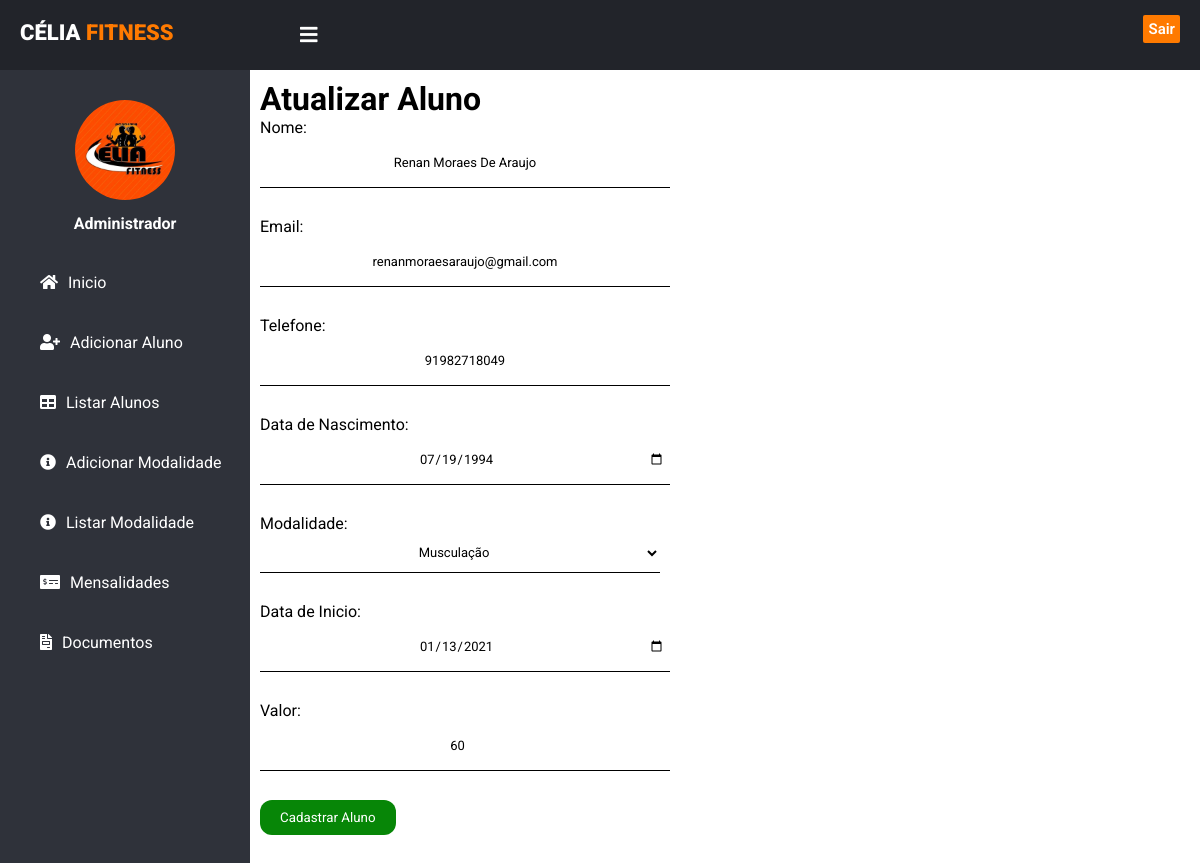
Before: /editar.php?id=1 with the older database file.
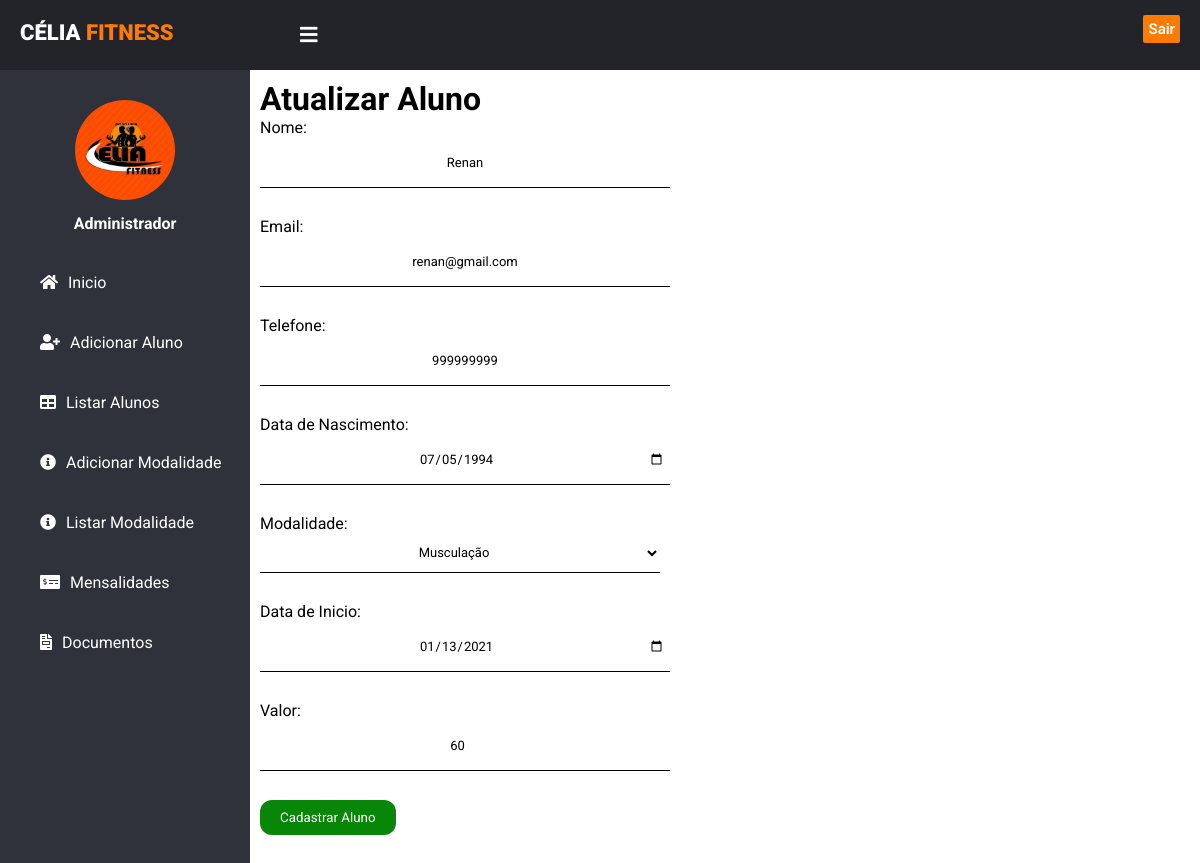
After: the same page with the newer database file.
### tables this page shows
CREATE TABLE `alunos` (
  `id` int(11) NOT NULL,
  `nome` varchar(100) NOT NULL,
  `email` varchar(100) NOT NULL,
  `telefone` varchar(50) NOT NULL,
  `datanascimento` date NOT NULL,
  `modalidade` int(30) NOT NULL,
  `datainicio` date NOT NULL,
  `mensalidade` varchar(50) NOT NULL DEFAULT ''
);

### dao/AlunoDaoMysql.php (called while the page is built, shortened)
<?php
require_once 'models/Aluno.php';
class AlunoDaoMysql implements AlunoDAO{
    private $pdo;
    public function __construct(PDO $driver){
        $this->pdo = $driver;
    }
    public function findById($id){
        $sql = $this->pdo->prepare("SELECT * FROM alunos WHERE id = :id");
        $sql->bindValue(':id', $id);
        $sql->execute();
        if ($sql->rowCount() > 0) {
            $data = $sql->fetch();
            $a = new Aluno();
            $a->setId($data['id']);
            $a->setNome($data['nome']);
            $a->setEmail($data['email']);
            $a->setTelefone($data['telefone']);
            $a->setDatanascimento($data['datanascimento']);
            $a->setModalidade($data['modalidade']);
            $a->setDatainicio($data['datainicio']);
            $a->setMensalidade($data['mensalidade']);
            return $a;
        }else{
            return false;
        }
    }
}

### models/Aluno.php (called while the page is built, shortened)
<?php
class Aluno{
    private $nome;
    private $email;
    private $telefone;
    private $datanascimento;
    private $modalidade;
    private $datainicio;
    private $mensalidade;
    public function getNome(){
        return $this->nome;
    }
    public function setNome($n){
        $this->nome = ucwords(trim($n));
    }
    public function getEmail(){
        return $this->email;
    }
    public function setEmail($e){
        $this->email = strtolower(trim($e));
    }
    public function getTelefone(){
        return $this->telefone;
    }
    public function setTelefone($t){
        $this->telefone = trim($t);
    }
    public function getDatanascimento(){
        return $this->datanascimento;
    }
    public function setDatanascimento($d){
        $this->datanascimento =trim($d);
    }
    public function getModalidade(){
        return $this->modalidade;
    }
    public function setModalidade($m){
        $this->modalidade = trim($m);
    }
    public function getDatainicio(){
        return $this->datainicio;
    }
    public function setDatainicio($di){
        $this->datainicio = trim($di);
    }
    public function getMensalidade(){
        return $this->mensalidade;
    }
    public function setMensalidade($mm){
        $this->mensalidade = trim($mm);
    }
}

### editar.php (the view, shortened to what this page needs)
<?php
require 'conexao.php';
require 'dao/AlunoDaoMysql.php';
require 'header.php';
$alunoDAO = new AlunoDaoMysql($pdo);
$aluno = false;
$id = filter_input(INPUT_GET,'id');
if($id){
    $aluno = $alunoDAO->findById($id);
}
?>
<div class="container">
    <h1>Atualizar Aluno</h1>
        <form method="POST" action="editar_action.php">
            <label>
                Nome:
                <input type="text" name="nome" value="<?=$aluno->getNome();?>"/>
            </label> <br>
            <label >
                Email:
                <input type="email" name="email" value="<?=$aluno->getEmail();?>"/>
            </label> <br>
            <label >
                Telefone:
                <input type="text" name="telefone" value="<?=$aluno->getTelefone();?>"/>
            </label> <br>
            <label>
                Data de Nascimento:
                <input type="date" name="datanascimento" value="<?=$aluno->getDatanascimento();?>"/>
            </label><br>
            <label >
                Modalidade:
                <select name="modalidade" value="<?=$aluno->getModalidade();?>">
                    <option value="1">Musculação</option>
                </select>
            </label><br>
            <label >
                Data de Inicio:
                <input type="date" name="datainicio" value="<?=$aluno->getDatainicio();?>"/>
            </label><br>
            <label >
                Valor:
                <input type="number" name="mensalidade" value="<?=$aluno->getMensalidade();?>"/>
            </label><br>
            <input type="submit" value="Cadastrar Aluno">
        </form>
</div>
<?php require 'footer.php';?>

Changed rows visible on the page:
changed alunos "Musculação": nome "Renan Moraes De Araujo" → "Renan"; email "renanmoraesaraujo@gmail.com" → "renan@gmail.com"; telefone "91982718049" → "999999999"; datanascimento "07/19/1994" → "07/05/1994"
